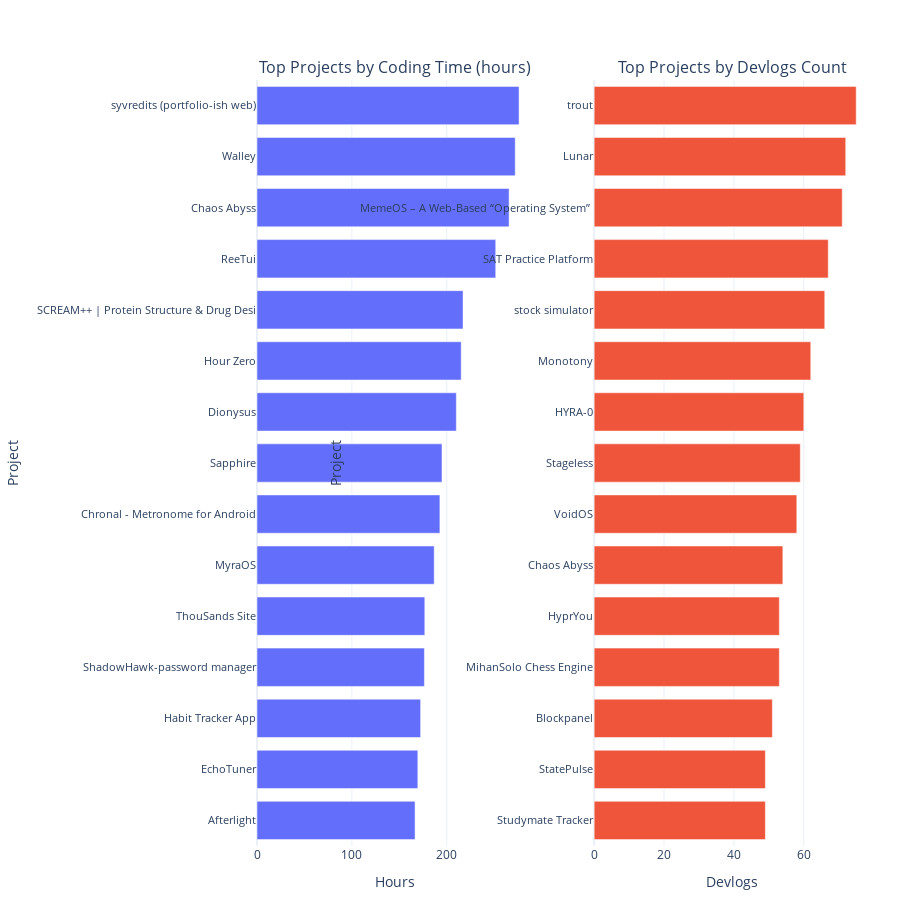

Notebook cell for this chart:
### Markdown cell above
## Top projects by time and devlogs
Horizontal bars for top N by total coding time and by devlogs_count.

### Code cell
TOP_N = 15

title_col = None
for cand in ['title', 'project_title', 'name', 'display_name']:
    if cand in df.columns:
        title_col = cand
        break

_sec = pd.to_numeric(df[time_col], errors='coerce').fillna(0)
_dev = pd.to_numeric(df['devlogs_count'], errors='coerce')

_time_df = df.copy()
_time_df['hours'] = _sec / 3600.0
if title_col:
    _time_df['label'] = _time_df[title_col].astype(
        'object').fillna('(untitled)').astype(str).str.slice(0, 40)
else:
    _time_df['label'] = _time_df.get(
        'id', pd.Series(range(len(_time_df)))).astype(str)

by_hours = _time_df.sort_values('hours', ascending=False).head(TOP_N)

_dev_df = df.copy()
_dev_df['devlogs_count_num'] = _dev
if title_col:
    _dev_df['label'] = _dev_df[title_col].astype('object').fillna(
        '(untitled)').astype(str).str.slice(0, 40)
else:
    _dev_df['label'] = _dev_df.get(
        'id', pd.Series(range(len(_dev_df)))).astype(str)
by_devlogs = _dev_df.sort_values(
    'devlogs_count_num', ascending=False).head(TOP_N)

height = max(len(by_hours), len(by_devlogs)) * 44 + 240

fig = make_subplots(rows=1, cols=2, column_widths=[0.5, 0.5],
                    subplot_titles=('Top Projects by Coding Time (hours)',
                                    'Top Projects by Devlogs Count'))

fig.add_trace(go.Bar(x=by_hours['hours'][::-1], y=by_hours['label'][::-1],
                     orientation='h', marker_color='#636EFA',
                     hovertemplate='%{y}<br>Total=%{x:.2f} h'), row=1, col=1)

fig.add_trace(go.Bar(x=by_devlogs['devlogs_count_num'][::-1], y=by_devlogs['label'][::-1],
                     orientation='h', marker_color='#EF553B',
                     hovertemplate='%{y}<br>Devlogs=%{x:.0f}'), row=1, col=2)

fig.update_layout(height=max(DEFAULT_HEIGHT + (len(by_hours)*18), height),
                  margin=dict(l=220, r=30, t=80, b=40), showlegend=False, bargap=0.25)
fig.update_xaxes(title_text='Hours', row=1, col=1)
fig.update_xaxes(title_text='Devlogs', row=1, col=2)
fig.update_yaxes(title_text='Project', row=1, col=1,
                 automargin=True, tickfont=dict(size=11))
fig.update_yaxes(title_text='Project', row=1, col=2,
                 automargin=True, tickfont=dict(size=11))
fig.show()

save_plotly(fig, name='top_projects_time_and_devlogs',
            description='Two horizontal bar charts: top projects by total coding time and by devlogs_count', friendly_name='Top projects by time and devlogs')

TOP_N = 5

hours_table = by_hours[[c for c in ['id']
                        if c in by_hours.columns] + ['label', 'hours']].copy()
hours_table['hours'] = hours_table['hours'].round(2)
if 'id' in by_hours.columns:
    hours_table['project_link'] = hours_table['id'].apply(
        lambda x: f"https://summer.hackclub.com/projects/{int(x)}")
save_to_index('top_projects_by_hours', 'Top projects by coding time',
              'Top projects ranked by total coding hours', hours_table.head(TOP_N), type='top')

devlogs_table = by_devlogs[[c for c in [
    'id'] if c in by_devlogs.columns] + ['label', 'devlogs_count_num']].copy()
devlogs_table.rename(
    columns={'devlogs_count_num': 'devlogs_count'}, inplace=True)
if 'id' in by_devlogs.columns:
    devlogs_table['project_link'] = devlogs_table['id'].apply(
        lambda x: f"https://summer.hackclub.com/projects/{int(x)}")
save_to_index('top_projects_by_devlogs', 'Top projects by devlogs count',
              'Top projects ranked by devlogs_count', devlogs_table.head(TOP_N), type='top')

### Figure 1 — Plotly figure (JSON) as saved in the notebook; plotly's stock layout.template omitted (floating-point values rounded to 4 significant figures)
{"data": [{"hovertemplate": "%{y}<br>Total=%{x:.2f} h", "marker": {"color": "#636EFA"}, "orientation": "h", "type": "bar", "x": [166.7, 169.6, 172.5, 176.5, 176.9, 186.8, 192.8, 195.0, 210.2, 215.3, 217.2, 251.7, 265.8, 272.3, 276.3], "xaxis": "x", "y": ["Afterlight", "EchoTuner", "Habit Tracker App", "ShadowHawk-password manager", "ThouSands Site", "MyraOS", "Chronal - Metronome for Android", "Sapphire", "Dionysus", "Hour Zero", "SCREAM++ | Protein Structure & Drug Desi", "ReeTui", "Chaos Abyss", "Walley", "syvredits (portfolio-ish web)"], "yaxis": "y"}, {"hovertemplate": "%{y}<br>Devlogs=%{x:.0f}", "marker": {"color": "#EF553B"}, "orientation": "h", "type": "bar", "x": [49, 49, 51, 53, 53, 54, 58, 59, 60, 62, 66, 67, 71, 72, 75], "xaxis": "x2", "y": ["Studymate Tracker", "StatePulse", "Blockpanel", "MihanSolo Chess Engine", "HyprYou", "Chaos Abyss", "VoidOS", "Stageless", "HYRA-0", "Monotony", "stock simulator", "SAT Practice Platform", "MemeOS – A Web-Based “Operating System” ", "Lunar", "trout"], "yaxis": "y2"}], "layout": {"annotations": [{"font": {"size": 16}, "showarrow": false, "text": "Top Projects by Coding Time (hours)", "x": 0.225, "xanchor": "center", "xref": "paper", "y": 1, "yanchor": "bottom", "yref": "paper"}, {"font": {"size": 16}, "showarrow": false, "text": "Top Projects by Devlogs Count", "x": 0.775, "xanchor": "center", "xref": "paper", "y": 1, "yanchor": "bottom", "yref": "paper"}], "bargap": 0.25, "height": 900, "margin": {"b": 40, "l": 220, "r": 30, "t": 80}, "showlegend": false, "xaxis": {"anchor": "y", "domain": [0, 0.45], "title": {"text": "Hours"}}, "xaxis2": {"anchor": "y2", "domain": [0.55, 1], "title": {"text": "Devlogs"}}, "yaxis": {"anchor": "x", "automargin": true, "domain": [0, 1], "tickfont": {"size": 11}, "title": {"text": "Project"}}, "yaxis2": {"anchor": "x2", "automargin": true, "domain": [0, 1], "tickfont": {"size": 11}, "title": {"text": "Project"}}}}
